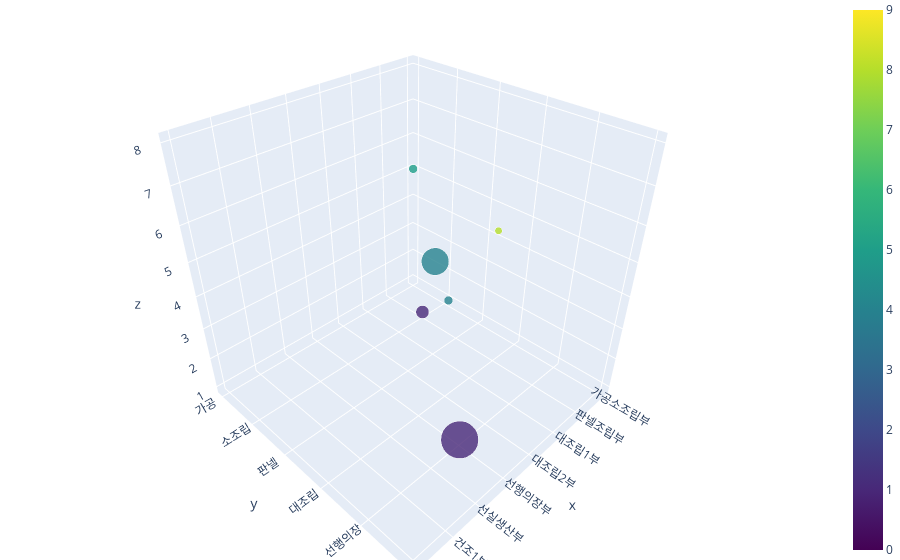

Notebook code for this chart:
### Code cell
fig = go.Figure(data=data, layout=layout)
fig.show()
# fig.write_html("./results/test9_3d.html")

### Figure 1 — Plotly figure (JSON) as saved in the notebook; plotly's stock layout.template omitted (floating-point values rounded to 4 significant figures)
{"data": [{"marker": {"color": [5, 1, 4, 4, 1, 8, 2, 2, 5, 3, 4, 4, 4, 3, 5, 7, 0, 3, 0, 4, 1, 5, 7, 6, 4, 5, 9, 5, 6, 6, 6, 2, 7, 3, 6, 9, 0, 5, 0, 6, 3, 2, 2, 2, 1, 2, 5, 9, 7, 4], "colorscale": [[0, "#440154"], [0.1111, "#482878"], [0.2222, "#3e4989"], [0.3333, "#31688e"], [0.4444, "#26828e"], [0.5556, "#1f9e89"], [0.6667, "#35b779"], [0.7778, "#6ece58"], [0.8889, "#b5de2b"], [1, "#fde725"]], "opacity": 0.8, "showscale": true, "size": [6, 9, 19, 6, 26, 5, 12, 7, 18, 25, 17, 24, 22, 20, 29, 0, 20, 13, 28, 16, 14, 12, 0, 9, 12, 0, 21, 23, 5, 29, 13, 27, 0, 25, 15, 3, 18, 0, 19, 0, 4, 6, 13, 11, 12, 8, 18, 0, 10, 20]}, "mode": "markers", "type": "scatter3d", "x": ["가공소조립부", "판넬조립부", "대조립1부", "대조립2부", "선행의장부", "선실생산부", "건조1부", "의장1부"], "y": ["가공", "소조립", "판넬", "대조립", "선행의장", "건조"], "z": [5, 1, 4, 4, 1, 8, 2, 2, 5, 3, 4, 4, 4, 3, 5, 7, 0, 3, 0, 4, 1, 5, 7, 6, 4, 5, 9, 5, 6, 6, 6, 2, 7, 3, 6, 9, 0, 5, 0, 6, 3, 2, 2, 2, 1, 2, 5, 9, 7, 4]}], "layout": {"margin": {"b": 0, "l": 0, "r": 0, "t": 0}}}
